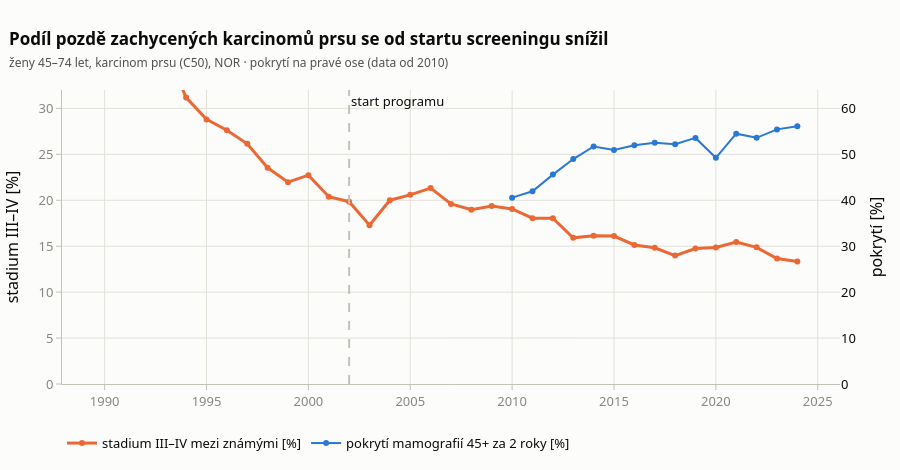

The notebook cell saved with this chart:
### Code cell
nf = go.Figure()
rr = narod.loc[1990:]
nf.add_trace(go.Scatter(x=rr.index, y=rr.pozde_pct, mode="lines+markers", name="stadium III–IV mezi známými [%]",
                        line=dict(color=S2, width=3)))
cr = ROCNI.merge(zeny_r, on=["lau", "rok"]).groupby("rok").apply(
    lambda g: 2 * np.average(g.m1, weights=g.zeny), include_groups=False)
nf.add_trace(go.Scatter(x=cr.index, y=cr.values, mode="lines+markers", yaxis="y2",
                        name="pokrytí mamografií 45+ za 2 roky [%]", line=dict(color=S1, width=2)))
nf.add_vline(x=2002, line=dict(color=AXIS, dash="dash"), annotation_text="start programu",
             annotation_position="top right")
nf.update_layout(**layout("Podíl pozdě zachycených karcinomů prsu se od startu screeningu snížil",
                          "ženy 45–74 let, karcinom prsu (C50), NOR · pokrytí na pravé ose (data od 2010)"))
nf.update_layout(height=470, yaxis=dict(title="stadium III–IV [%]", range=[0, 32], gridcolor=GRID),
                 yaxis2=dict(overlaying="y", side="right", title="pokrytí [%]", range=[0, 64], showgrid=False),
                 legend=dict(orientation="h", y=-0.15, x=0), margin=dict(l=60, r=60, t=90, b=80))
nf.write_html(OUT / "stadium.html", include_plotlyjs="cdn")
nf

### Figure 1 — Plotly figure (JSON) as saved in the notebook; plotly's stock layout.template omitted (floating-point values rounded to 4 significant figures)
{"data": [{"line": {"color": "#eb6834", "width": 3}, "mode": "lines+markers", "name": "stadium III–IV mezi známými [%]", "type": "scatter", "x": [1990, 1991, 1992, 1993, 1994, 1995, 1996, 1997, 1998, 1999, 2000, 2001, 2002, 2003, 2004, 2005, 2006, 2007, 2008, 2009, 2010, 2011, 2012, 2013, 2014, 2015, 2016, 2017, 2018, 2019, 2020, 2021, 2022, 2023, 2024], "y": [37.62, 37.9, 36.49, 36.4, 31.17, 28.8, 27.62, 26.15, 23.53, 21.97, 22.73, 20.38, 19.84, 17.28, 20.01, 20.59, 21.32, 19.6, 18.96, 19.37, 19.05, 18.04, 18.04, 15.91, 16.13, 16.11, 15.13, 14.83, 13.98, 14.74, 14.86, 15.45, 14.88, 13.65, 13.33]}, {"line": {"color": "#2a78d6", "width": 2}, "mode": "lines+markers", "name": "pokrytí mamografií 45+ za 2 roky [%]", "type": "scatter", "x": [2010, 2011, 2012, 2013, 2014, 2015, 2016, 2017, 2018, 2019, 2020, 2021, 2022, 2023, 2024], "y": [40.56, 41.95, 45.58, 48.97, 51.7, 50.93, 51.97, 52.54, 52.19, 53.57, 49.23, 54.49, 53.59, 55.43, 56.1], "yaxis": "y2"}], "layout": {"annotations": [{"showarrow": false, "text": "start programu", "x": 2002, "xanchor": "left", "xref": "x", "y": 1, "yanchor": "top", "yref": "y domain"}], "font": {"color": "#0b0b0b", "family": "system-ui, -apple-system, Segoe UI, sans-serif", "size": 13}, "height": 470, "hoverlabel": {"bgcolor": "white", "bordercolor": "#c3c2b7", "font": {"family": "system-ui, -apple-system, Segoe UI, sans-serif", "size": 12.5}}, "legend": {"orientation": "h", "x": 0, "y": -0.15}, "margin": {"b": 80, "l": 60, "r": 60, "t": 90}, "paper_bgcolor": "#fcfcfb", "plot_bgcolor": "#fcfcfb", "shapes": [{"line": {"color": "#c3c2b7", "dash": "dash"}, "type": "line", "x0": 2002, "x1": 2002, "xref": "x", "y0": 0, "y1": 1, "yref": "y domain"}], "title": {"font": {"size": 17}, "text": "<b>Podíl pozdě zachycených karcinomů prsu se od startu screeningu snížil</b><br><span style=\"font-size:12px;color:#52514e\">ženy 45–74 let, karcinom prsu (C50), NOR · pokrytí na pravé ose (data od 2010)</span>", "x": 0.01, "xanchor": "left"}, "xaxis": {"gridcolor": "#e1e0d9", "linecolor": "#c3c2b7", "tickcolor": "#c3c2b7", "tickfont": {"color": "#898781"}, "ticks": "outside", "zeroline": false}, "yaxis": {"gridcolor": "#e1e0d9", "linecolor": "#c3c2b7", "range": [0, 32], "tickcolor": "#c3c2b7", "tickfont": {"color": "#898781"}, "ticks": "outside", "title": {"text": "stadium III–IV [%]"}, "zeroline": false}, "yaxis2": {"overlaying": "y", "range": [0, 64], "showgrid": false, "side": "right", "title": {"text": "pokrytí [%]"}}}}
